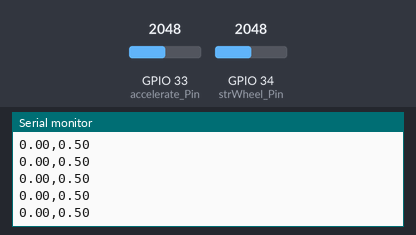
Recording of a sketch running on a simulated ESP32. Shown: the last lines printed to the serial monitor. The inputs (shaded band) are chosen by the test bench; at power-on: GPIO 33 (accelerate_Pin) = 2048, GPIO 34 (strWheel_Pin) = 2048.

Above: at 1.2 s.
1.3 s: GPIO 33 (accelerate_Pin) set to 2866
At 1.32 s:
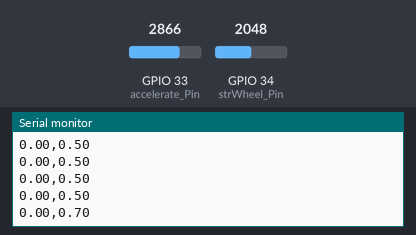
2.8 s: GPIO 34 (strWheel_Pin) set to 2866
At 2.84 s:
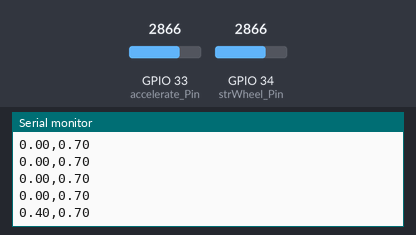
4.3 s: GPIO 33 (accelerate_Pin) set to 3603
At 4.36 s:
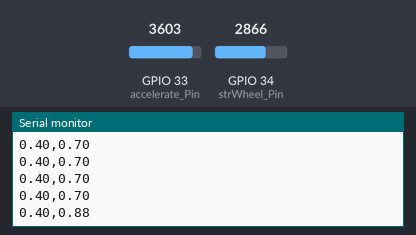
5.8 s: GPIO 34 (strWheel_Pin) set to 3603
At 5.87 s:
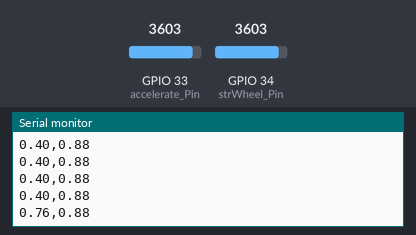
Timing chart, 0 to 8.3 s (numbered marks = the images above; inputs shaded):
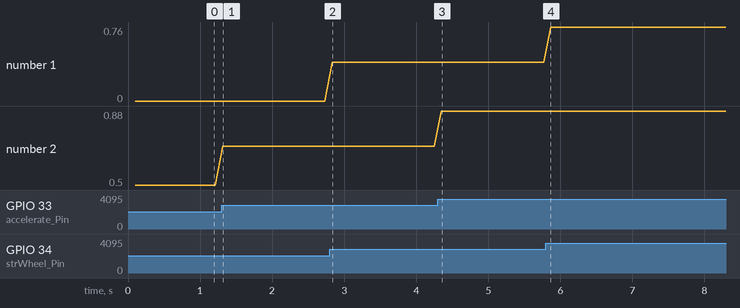

The sketch:

NinjaLead_Bike.ino
```cpp
int strWheel_Pin = 34;
int accelerate_Pin = 33;

float strWheel_ADC;
float accelerate_ADC;

unsigned long int Time, preTime = 0;

void setup() {
  // put your setup code here, to run once:
  Serial.begin(9600);
}

void loop() {
  strWheel_ADC = analogRead(strWheel_Pin);
  accelerate_ADC = analogRead (accelerate_Pin);

  Time = millis();
  if((Time - preTime) > 100){
    // int strWheel_Value = (unsigned long)(strWheel_ADC * 100 / 4095);
    // int accelerate_Value = 100 - (unsigned long)(accelerate_ADC * 100 / 4095);
    strWheel_ADC = MapFloat (strWheel_ADC, 0, 4095, -1, 1);
    accelerate_ADC = MapFloat (accelerate_ADC, 0, 4095, 0, 1);

    //Serial.print("Steering Wheel Angle: ");
    Serial.print(strWheel_ADC);
    Serial.print(",");
    Serial.println(accelerate_ADC);
    // Serial.print("Accelerate: ");
    // Serial.println(accelerate_Value);

    preTime = Time;
  }
}

float MapFloat(long x, long inMin, long inMax, long outMin, long outMax){
  return (float) (x - inMin) * (outMax - outMin) / (float) (inMax - inMin) + outMin;
}
```

Measured:
- after the input at 1.3 s, the serial monitor: prints a new line at once (image 1)
- after the input at 2.8 s, the serial monitor: prints a new line at once (image 2)
- after the input at 4.3 s, the serial monitor: prints a new line after 0.05 s (image 3)
- after the input at 5.8 s, the serial monitor: prints a new line after 0.07 s (image 4)
- plotted number 1: 0 → 0.4 after the input at 2.8 s, 0.4 → 0.76 after the input at 5.8 s
- plotted number 2: 0.5 → 0.7 after the input at 1.3 s, 0.7 → 0.88 after the input at 4.3 s
